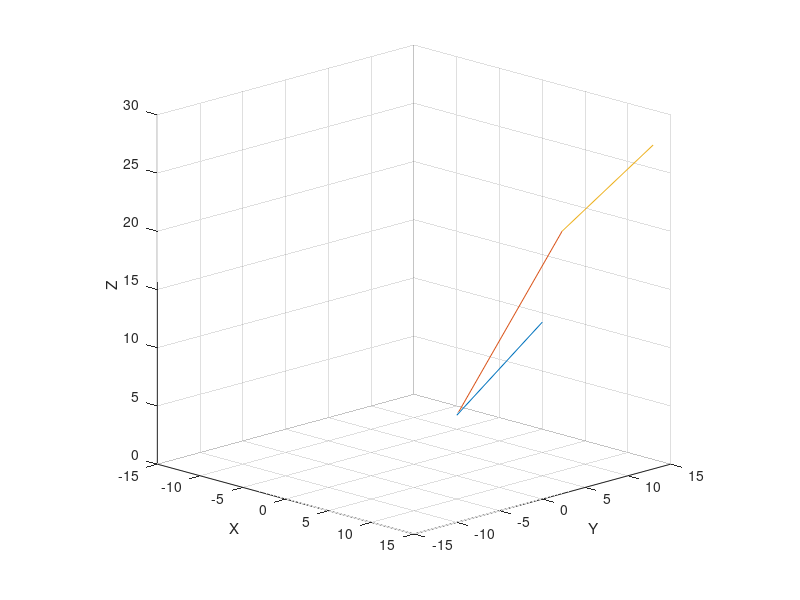

Here is the MATLAB script that generated this plot:
function [varargout] = rota5(varargin)

clc; close all; clear all;

if nargin == 2
	rot=varargin{1};
	azel=varargin{2};
	do2D=0; do3D=1;
elseif nargin == 1 
	rot=varargin{1};
	azel = [-60 25];
	do2D=0; do3D=1;
else
	rot = [10 0];
	rot1 = rot;
	azel = [-60 25];
	do2D=0; do3D=1;
	sz = [2.5e-3 2.5e-3 1.6 1.2];
end





%==================================================%
%					SETUP
%--------------------------------------------------%
GaSize = 5.1 / 2;	% Actin Size
fID = 1; % filament ID
% 13 possible rotational angles
Ovec = [0   27.6923   55.3846   83.0769  110.7692  138.4615  166.1538...
			193.8461  221.5384  249.2307  276.9230  304.6153  332.3076];


for fID = 1:5
act(fID).n = 270;
act(fID).ax = 70;
act(fID).ay = 20;
act(fID).az = 70;
act(fID).ox = 0;
act(fID).oy = 0;
act(fID).oz = 0;
act(fID).tx = 0;
act(fID).ty = 0;
act(fID).tz = 0;
act(fID).or = 0;
act(fID).ov = Ovec;
act(fID).r = act(fID).n * GaSize;
act(fID).Oxyz = {act(fID).ox, act(fID).oy, act(fID).oz};
act(fID).Txyz = {act(fID).tx, act(fID).ty, act(fID).tz};
act(fID).Amx = {zeros(2,3)};	% Angle Mx			{?,?,?; ?,?,?} 
act(fID).Rmx = {zeros(4,3)};	% Euler Rotation Mx	{x0,y0,z0; x1,y1,z1; x2,y2,z2; X3,Y3,Z3} 
end



%==================================================%
%					3D ROTATION
%--------------------------------------------------%
if do3D
%------------
% clc; close all; clear all;

phi = 20;			% Phi Z Rotation
tta = 70;			% Theta X Rotation
psy = 0;			% Psy Z Rotation



Oxyz1 = [2; 3; 4];		% Origin of current XY
Txyz1 = [10; 0; 10] + Oxyz1;	% Tip of current XY

Oxyz2 = Oxyz1;
Txyz2 = rotfun(Txyz1, phi, tta, psy) + Oxyz1;

Oxyz3 = Oxyz1;
Txyz3 = rotfun(Txyz2, phi, tta, psy);


Oxyz = [Oxyz1 Oxyz2 Oxyz3];
Txyz = [Txyz1 Txyz2 Txyz3];


for nfil = 1:numel(Oxyz(1,:))
OT(nfil).x = [Oxyz(1,nfil); Txyz(1,nfil)];
OT(nfil).y = [Oxyz(2,nfil); Txyz(2,nfil)];
OT(nfil).z = [Oxyz(3,nfil); Txyz(3,nfil)];
end
OTx = [OT(:).x];
OTy = [OT(:).y];
OTz = [OT(:).z];








%------------------
% Tx = R * sin(tta) * cos(phi) + Ox;
% Ty = R * sin(tta) * sin(phi) + Ox;
% Tz = R * cos(tta) + Oz;

Oxyz3 = Txyz2;
R = 14.1421;

Tx = R * sin(tta) * cos(phi) + Oxyz3(1);
Ty = R * sin(tta) * sin(phi) + Oxyz3(2);
Tz = R * cos(tta) + Oxyz3(3);

Txyz3 = [Tx Ty Tz]';

% Txyz3 = rotfun(Txyz3, phi, tta, psy);
%------------------





%------------------
Oxyz = [Oxyz1 Oxyz2 Oxyz3];
Txyz = [Txyz1 Txyz2 Txyz3];
for nfil = 1:numel(Oxyz(1,:))
OT(nfil).x = [Oxyz(1,nfil); Txyz(1,nfil)];
OT(nfil).y = [Oxyz(2,nfil); Txyz(2,nfil)];
OT(nfil).z = [Oxyz(3,nfil); Txyz(3,nfil)];
end
OTx = [OT(:).x];
OTy = [OT(:).y];
OTz = [OT(:).z];
%------------------



%------------------
OTxR = abs(OTx(2,:) - OTx(1,:));
OTyR = abs(OTy(2,:) - OTy(1,:));
OTzR = abs(OTz(2,:) - OTz(1,:));
for rlen = 1:numel(OTx(1,:))
flen(rlen) = sqrt(OTxR(rlen)^2 + OTyR(rlen)^2 + OTzR(rlen)^2);
OT(rlen).flen = flen(rlen);
end
OTflen = [OT(:).flen];
disp(OTflen)
%------------------




%------------------
FigAnime(OTx, OTy, OTz);
%------------------


%----------------------------------------
end
%==================================================%




%==================================================%
% OTx = [OT(:).x];
% OTy = [OT(:).y];
% OTz = [OT(:).z];
% OTflen = [OT(:).flen];
% varargout = {OTx, OTy, OTz, OTflen};

varargout = {OT};
%==================================================%

end



%{

% fDPhi = @(xyz,phi) ([cos(phi) sin(phi) 0; -sin(phi) cos(phi) 0; 0 0 1] * xyz);
% fCTta = @(xyz,tta) ([1 0 0; 0 cos(tta) sin(tta); 0 -sin(tta) cos(tta)] * xyz);
% fBPsy = @(xyz,psy) ([cos(psy) sin(psy) 0; -sin(psy) cos(psy) 0; 0 0 1] * xyz);

Tx = R * sind(tta) * cosd(phi) + Ox;
Ty = R * sind(tta) * sind(phi) + Ox;
Tz = R * cosd(tta) + Oz;

theta = (Ovec-180)*pi/180;
r = 2*ones(size(theta));
[u,v] = pol2cart(theta,r);
feather(u,v);

OTx = {OT(:).x}
OTy = {OT(:).y}
OTz = {OT(:).z}

[OTx{1}(:)]
[OTx{:}]

OTx = [OT(:).x]

% for rlen = 1:numel(xp(:,1))
% flen(rlen) = sqrt(xp(rlen,2)^2 + yp(rlen,2)^2 + zp(rlen,2)^2);
% end
% disp(flen)


view([25 25])
campos([25,-25,25])

% for rotfig = 1:10
% 	figure(Fh1)
% 	view(azel+rot)
% 	rot = rot+rot1;
% 	pause(.3)
% end

% figure(Fh1)
% axis vis3d
% for i=1:36
%    % camorbit(10,0,'camera','z')
%    camorbit(10,0,'camera','z')
%    % pause(.2)
%    drawnow
% end


a11	= cos(psi)*cos(phi) - cos(theta)*sin(phi)*sin(psi)
a12	= cos(psi)*sin(phi) + cos(theta)*cos(phi)*sin(psi)
a13	= sin(psi)*sin(theta)
a21	= -sin(psi)*cos(phi) - cos(theta)*sin(phi)*cos(psi)
a22	= -sin(psi)*sin(phi) + cos(theta)*cos(phi)*cos(psi)
a23	= cos(psi)*sin(theta)
a31	= sin(theta)*sin(phi)
a32	= -sin(theta)*cos(phi)
a33	= cos(theta)

RxA = [1 0 0; 0 cos(a) sin(a); 0 -sin(a) cos(a)];
RyB = [cos(b) 0 -sin(b); 0 1 0; sin(b) 0 cos(b)];
RzG = [cos(g) sin(g) 0; -sin(g) cos(g) 0; 0 0 1];


RdPhi = [1			0			0;
		 0			cos(Phi)	sin(Phi);
		 0			-sin(Phi)	cos(Phi)]
	 
RcTta = [cos(Tta)	0			-sin(Tta); 
		 0			1			0; 
		 sin(Tta)	0			cos(Tta)]
	 
RbPsi = [cos(Psi)	sin(Psi)	0; 
		 -sin(Psi)	cos(Psi)	0; 
		 0			0			1]

RaMx  = [a11 a12 a13; 
		 a21 a22 a23; 
		 a31 a32 a33];


      |
      |
      |     /|
      |    / |
      | ? /  |
      |  /   |
      | /    |
      |/_____|_________
     /  \    |
    /     \  |
   /  ?     \|   
  /
 /
/

% radPdeg = unitsratio('radian', 'degrees')
% degPrad = unitsratio('degrees', 'radian')

% 2D Rotation Matrix
% R2dMx = [cos(Tta) -sin(Tta); sin(Tta) cos(Tta)];
% fR2dMx = @(ang) [cos(ang) -sin(ang); sin(ang) cos(ang)];
% fR2dMx(Tta)

r = vrrotvec([1 1 1],[1 2 3])

ax = 1
ay = 1
az = 1
t = 70

M = makehgtform('xrotate',t) 
M = makehgtform('yrotate',t) 
M = makehgtform('zrotate',t) 
M = makehgtform('axisrotate',[ax,ay,az],t) 

M = makehgtform('xrotate',t) returns a transform that rotates around the x-axis by t radians.
M = makehgtform('yrotate',t) returns a transform that rotates around the y-axis by t radians.
M = makehgtform('zrotate',t) returns a transform that rotates around the z-axis by t radians.
M = makehgtform('axisrotate',[ax,ay,az],t) Rotate around axis [ax ay az] by t radians.


? (or phi ? ?) alpha is the angle between the x axis and the N axis.
? (or theta ?) beta is the angle between the z axis and the Z axis.
? (or psi ?) gamma is the angle between the N axis and the X axis.

This definition implies that:

? represents a rotation around the z axis,
? represents a rotation around the N axis,
? represents a rotation around the Z axis.

for ? and ?, the range is defined modulo 2? radians. A valid range could be [??,??].
for ?, the range covers ? radians (but is not modulo ?)

? = atan2(z1, -z2)
? = arccos(Z3)
? = atan2(X3, Y3)

[x,y,z] = sph2cart(THETA,PHI,R)

xyzO = [0;
		0;
		0];

xyzT = [5;
		5;
		5];

xyzA = [45;
		20;
		70];

RxA = [1 0 0; 0 cos(a) sin(a); 0 -sin(a) cos(a)];
RyB = [cos(b) 0 -sin(b); 0 1 0; sin(b) 0 cos(b)];
RzG = [cos(g) sin(g) 0; -sin(g) cos(g) 0; 0 0 1];


% RdPhi = [1 0 0; 0 cos(Phi) sin(Phi); 0 -sin(Phi) cos(Phi)];
% RcTta = [cos(Tta) 0 -sin(Tta); 0 1 0; sin(Tta) 0 cos(Tta)];
% RbPsi = [cos(Psi) sin(Psi) 0; -sin(Psi) cos(Psi) 0; 0 0 1];

% RaMx  = [	a11 a12 a13 ; 
%			a21 a22 a23 ; 
%			a31 a32 a33 ];


% nO1 = fDPhi(Oxyz,zPhi)
% nO2 = fCTta(nO1,xTta)
% nO3 = fBPsy(nO2,zPsy)
% nT1 = fDPhi(Txyz,zPhi)
% nT2 = fCTta(nT1,xTta)
% nT3 = fBPsy(nT2,zPsy)

% nO4 = fDPhi(nO3,zPhi)
% nO5 = fCTta(nO4,xTta)
% nO6 = fBPsy(nO5,zPsy)
% nO6 = nT3;
% nT4 = fDPhi(nT3,zPhi)
% nT5 = fCTta(nT4,xTta)
% nT6 = fBPsy(nT5,zPsy)

% xp = [origin0 tip0; 
%       origin1 tip1]
% xp = [Oxyz(1) Txyz(1); nO3(1) nT3(1); nO6(1) nT6(1)];
% yp = [Oxyz(2) Txyz(2); nO3(2) nT3(2); nO6(2) nT6(2)];
% zp = [Oxyz(3) Txyz(3); nO3(3) nT3(3); nO6(3) nT6(3)];


% Set or get the value of the camera view angle
% camva
% to half or double the zoom use: camzoom(.5) or camzoom(2)
% camzoom(.5)

% vis3d
% campos([-10,-25,25])
% camzoom(.12)


%------------------
% Tx = R * sind(tta) * cosd(phi) + Ox;
% Ty = R * sind(tta) * sind(phi) + Ox;
% Tz = R * cosd(tta) + Oz;

Oxyz3 = Txyz2;
R = 14.1421;

Tx = R * sind(phi) * cosd(tta) + Oxyz3(1);
Ty = R * sind(phi) * sind(tta) + Oxyz3(2);
Tz = R * cosd(phi) + Oxyz3(3);

Txyz3 = [Tx Ty Tz]';

% Txyz3 = rotfun([Tx Ty Tz]', phi, tta, psy);
%------------------

%}



%==================================================%
%				ROTATION FUNCTION
%--------------------------------------------------%
function [fBPsy] = rotfun(xyz, phi, tta, psy)

fDPhi = ([cos(phi) sin(phi) 0; -sin(phi) cos(phi) 0; 0 0 1] * xyz);
fCTta = ([1 0 0; 0 cos(tta) sin(tta); 0 -sin(tta) cos(tta)] * fDPhi);
fBPsy = ([cos(psy) sin(psy) 0; -sin(psy) cos(psy) 0; 0 0 1] * fCTta);

end


%==================================================%
%				FIGURE SETUP FUNCTION
%--------------------------------------------------%
function [varargout] = FigSetup(varargin)

scsz = get(0,'ScreenSize');


if nargin == 1 
	Fnum=varargin{1};
	pos = scsz./[2.5e-3 2.5e-3 1.5 2];
elseif nargin == 2
	Fnum=varargin{1};
	pos=scsz./varargin{2};
else
	Fnum=1;
	pos = scsz./[2.5e-3 2.5e-3 1.5 2];
end

Fh = figure(Fnum);
set(gcf,'OuterPosition',pos,'Color',[.9,.9,.9])
varargout = {Fh};

end



%==================================================%
%				FIGURE SETUP FUNCTION
%--------------------------------------------------%
function [varargout] = FigAnime(OTx, OTy, OTz, varargin)


%----------------------------------------
%		FIGURE SETUP
%----------------------------------------
sz = [2.5e-3 2.5e-3 1.6 1.2];
Fh1 = FigSetup(1,sz);
%------------
figure(Fh1)
plot3(OTx,OTy,OTz)
axis([-15 15 -15 15 0 30])
xlabel('X');ylabel('Y');zlabel('Z');
grid on;


% figure(Fh1)
camP0 = campos;
camT0 = camtarget;

nfram = 50;
cxp = linspace(-10,25,nfram);
for cf = 1:nfram
    campos([cxp(cf),-25,25])
    drawnow
	pause(.03)
end


% figure(Fh1)
camP1 = campos;
camT1 = camtarget;



% camT = camT1+5;
camT = camT1;
cTx = 5;
cTy = -5;
cTz = 10;
nfram = 30;
cxt = fliplr(linspace(camT(1)-cTx,camT(1),nfram));
cyt = fliplr(linspace(camT(2)-cTy,camT(2),nfram));
czt = fliplr(linspace(camT(3)-cTz,camT(3),nfram));
cxt = [cxt fliplr(cxt)];
cyt = [cyt fliplr(cyt)];
czt = [czt fliplr(czt)];

for cf = 1:nfram*2
	camtarget([cxt(cf),cyt(cf),czt(cf)])
    drawnow
	pause(.02)
end


% figure(Fh1)
% campos(camP1)
% camtarget(camT1)




varargout = {campos, camtarget};

end




















